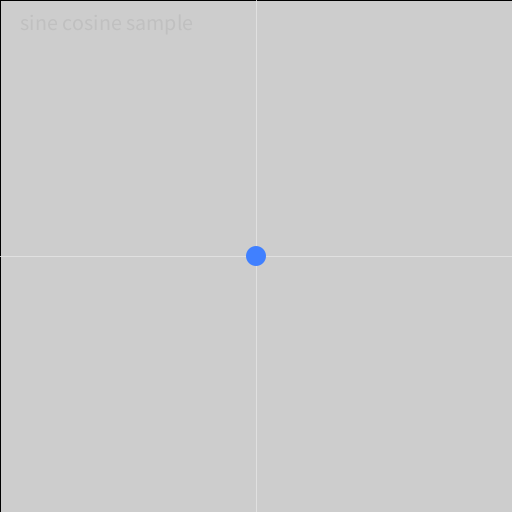
Frame 1 (no input)
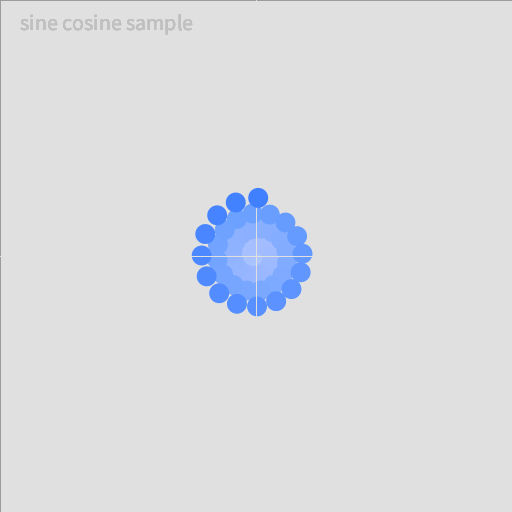
Frame 60 (the mouse pressed at the canvas centre just before this capture)
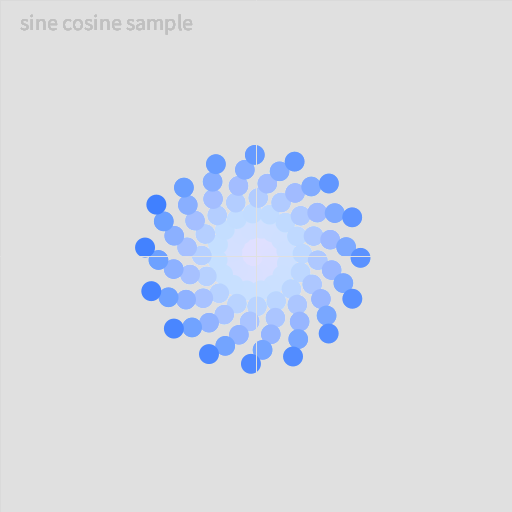
Frame 120 (the mouse held since frame 60 and released just before this capture)

The Processing sketch that drew these frames (run headless with seeded random() and noise(); from frame 60 on, the mouse is pressed at the canvas centre):

// Processing sketch: processing_131173
// ── processing_131173.pde

int counter;
int ballR;    // ball radius

void setup() {  //setup function called initially, only once
  size( 512, 512 );
  counter = 0;
  ballR = 20;
}

void draw() {  //draw function loops 

  // erase background 
  fill( 255, 255, 255, 4);
  rect(0, 0, width, height);
  
  fill(192, 192, 192);
  textSize( 22 );
  text("sine cosine sample", 20, 30);

  // draw cross line
  stroke( 224, 224, 224 );  
  line( width/2, 0, width/2, height );
  line( 0, height/2, width, height/2 );

  noStroke();

  // draw blue ball
  fill( 64, 128, 255 );
  float r = ( 200*sin(counter/200.0) );             
  ellipse( r*cos(counter/2.5)+width/2, r*sin(counter/2.5)+height/2, ballR, ballR );

  counter++;
}
